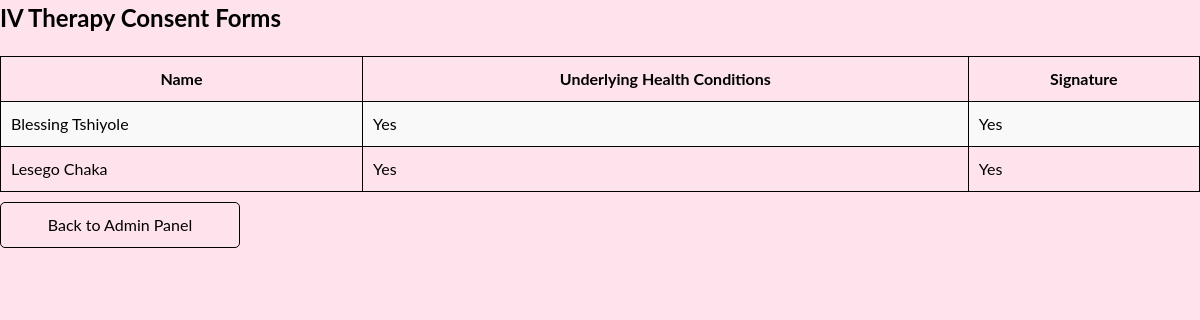
/ivdrips_forms.php, run on the app's committed database.
### tables this page shows
CREATE TABLE `consent_forms` (
  `id` int(11) NOT NULL,
  `your_name` varchar(255) NOT NULL,
  `signature_data` text NOT NULL,
  `health_conditions` enum('yes','no') NOT NULL
);

### ivdrips_forms.php (the view, shortened to what this page needs)
<!DOCTYPE html>
<html lang="en">
<head>
    <link rel="stylesheet" href="style.css">
    <link rel="stylesheet" href="style2.css">
</head>
<body>
<div class="container">
    <div class="admin-panel">
        <h2>IV Therapy Consent Forms</h2>
        <?php
        include_once 'db_connection.php';
        $sql = "SELECT * FROM consent_forms";
        $result = $conn->query($sql);
        if ($result) {
            if ($result->num_rows > 0) {
                echo "<table>
                        <tr>
                            <th>Name</th>
                            <th>Underlying Health Conditions</th>
                            <th>Signature</th>
                        </tr>";
                while($row = $result->fetch_assoc()) {
                    echo "<tr>";
                    echo "<td>".$row["your_name"]."</td>";
                    echo "<td>".($row["health_conditions"] == 'yes' ? 'Yes' : 'No')."</td>";
                    echo "<td>Yes</td>";
                    echo "</tr>";
                }
                echo "</table>";
            } else {
                echo "No IV therapy consent forms submitted.";
            }
        } else {
            echo "Error fetching IV therapy consent forms: " . $conn->error;
        }
        ?>
        <a href="admin.html" class="back-button">Back to Admin Panel</a>
    </div>
</div>
</body>
</html>

### style.css (style rules this page uses)
* { margin: 0; padding: 0; box-sizing: border-box; list-style: none; }
body { font-family: "Lato", Helvetica, Arial, sans-serif; font-size: 16px; background-color: #fee3ec; line-height: 1.5; }
a { text-decoration: none; transition: all 0.3s ease-in-out; color: inherit; }
.container { width: 100%; margin: auto; padding-left: var(--col-gap); padding-right: var(--col-gap); }
@media screen and (min-width: 768px) { .container { max-width: 768px; } }
@media screen and (min-width: 1200px) { .container { max-width: 1200px; } }

### ivdrips_forms.php (style rules this page uses)
table { width: 100%; border-collapse: collapse; margin-top: 20px; }
th, td { padding: 10px; border: 1px solid #000; }
th { background-color: #fee3ec; font-weight: bold; }
tr:nth-child(even) { background-color: #f9f9f9; }
.back-button { width: 20%; padding: 10px; border: 1px solid #000; border-radius: 5px; background-color: #fee3ec; color: #000; text-decoration: none; display: inline-block; margin-top: 10px; text-align: center; cursor: pointer; transition: background-color 0.3s ease; }

### data on the page
consent_forms: your_name "Blessing Tshiyole", health_conditions "Yes"
consent_forms: your_name "Lesego Chaka", health_conditions "Yes"
